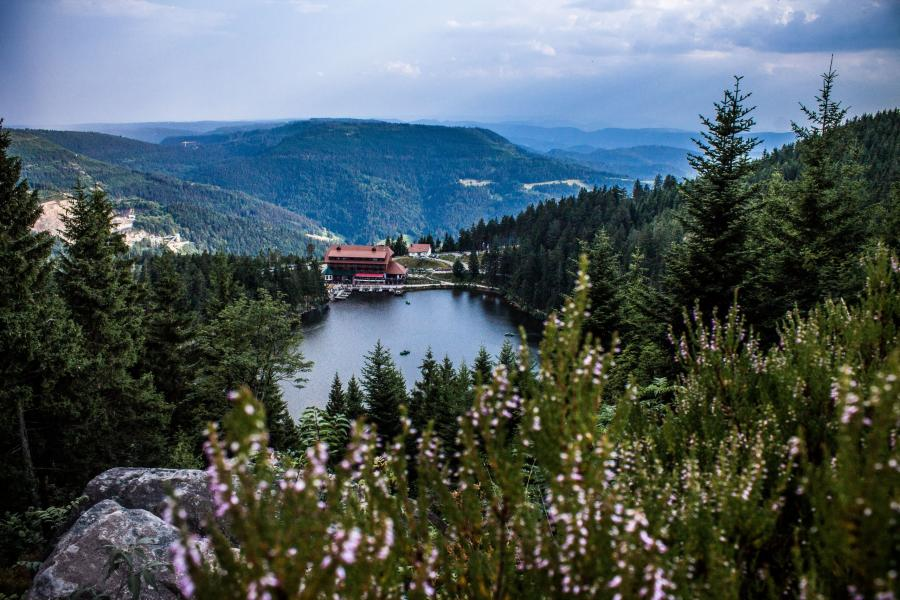
#> input picture Sliding BlackBox/See_Sommer_resize.jpg, 900 x 600 px
$ python create_sbb_images.py
#> lines starting #> are read from the running program, lines starting #| are printed output that depends on the picture; after the words box and inside, x2 and y2 are one past the last pixel; in counts of white or black regions, pixels touching at a corner belong together
# This script generates masked images from an input image by creating sliding black boxes of specified dimensions and positions, saving the resulting images in an output folder.

import cv2
import numpy as np
import os

def generate_masked_images(input_image_path, output_folder):
#> called with input_image_path = 'Sliding BlackBox/See_Sommer_resize.jpg', output_folder = 'Sliding BlackBox/sbb_images'
    coord_list = []  # List to store coordinates of black bars
    try:
        # Load input image
        input_image = cv2.imread(input_image_path)
#> input_image is the input picture: shape (600, 900, 3); mean B, G, R 92.9, 90.3, 77.7

        if input_image is None:
            raise Exception(f"Error loading image from path: {input_image_path}")

        # Get dimensions of input image
        height, width, _ = input_image.shape
#> height = 600; width = 900

        # Define dimensions of black bar
        bar_width = width // 6
#> bar_width = 150
        bar_height = height // 4
#> bar_height = 150

        # Create output folder if not exists
        os.makedirs(output_folder, exist_ok=True)

        # Generate 96 output images with inverted black bar mask
        for step_col in range(12):
            for step_row in range(8):
                # Calculate position of black bar based on requirements
                start_col = int(step_col * bar_width / 2)
                start_row = int(step_row * bar_height / 2)

                # Create mask for black bar
                mask = np.zeros((height, width), dtype=np.uint8)
                mask[start_row:start_row + bar_height, start_col:start_col + bar_width] = 255

                # Invert the mask
                inverted_mask = cv2.bitwise_not(mask)

                # Generate output image by applying inverted mask
                output_image = cv2.bitwise_and(input_image, input_image, mask=inverted_mask)

                # Print coordinates and size of black area
                print(f"Step {step_col * 8 + step_row + 1}:")
                print(f"   Top left coordinate: ({start_col}, {start_row})")
                print(f"   Width: {bar_width}, Height: {bar_height}")
                coord_list.append((start_col, start_row))

                step = (((step_col * 8) + 1) + (step_row + 1) - 2)

                # Save output image in output folder
                output_path = os.path.join(output_folder, f"See_Sommer_resize_output_{step}.jpg")
                cv2.imwrite(output_path, output_image)
                print("   Image saved as:", output_path)
#> this loop made 12 passes
#> pass 1, in generate_masked_images, `cv2.imwrite(output_path, output_image)`:
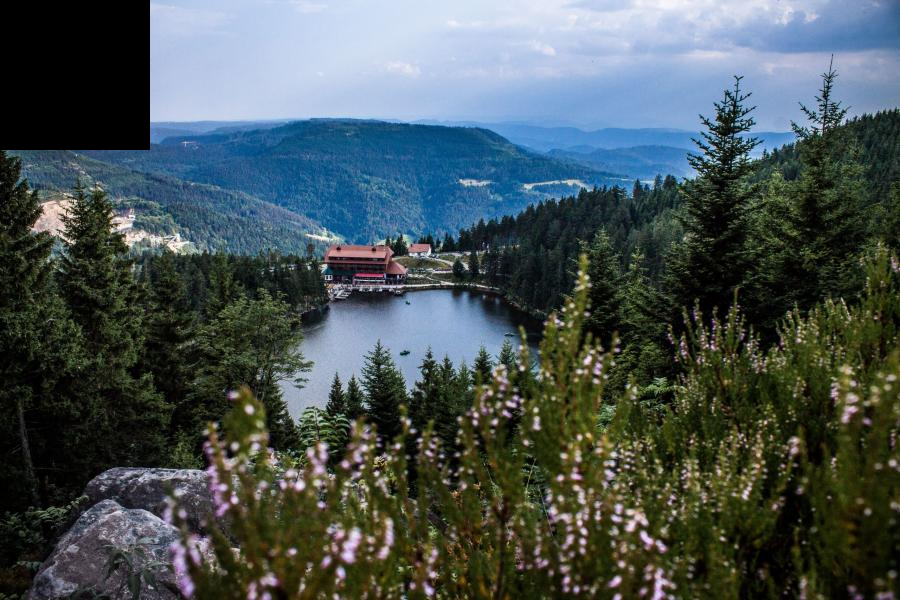
#> saved as See_Sommer_resize_output_0.jpg: shape (600, 900, 3); mean B, G, R 84.9, 83.8, 72
#> pass 1, in generate_masked_images, `cv2.imwrite(output_path, output_image)`:
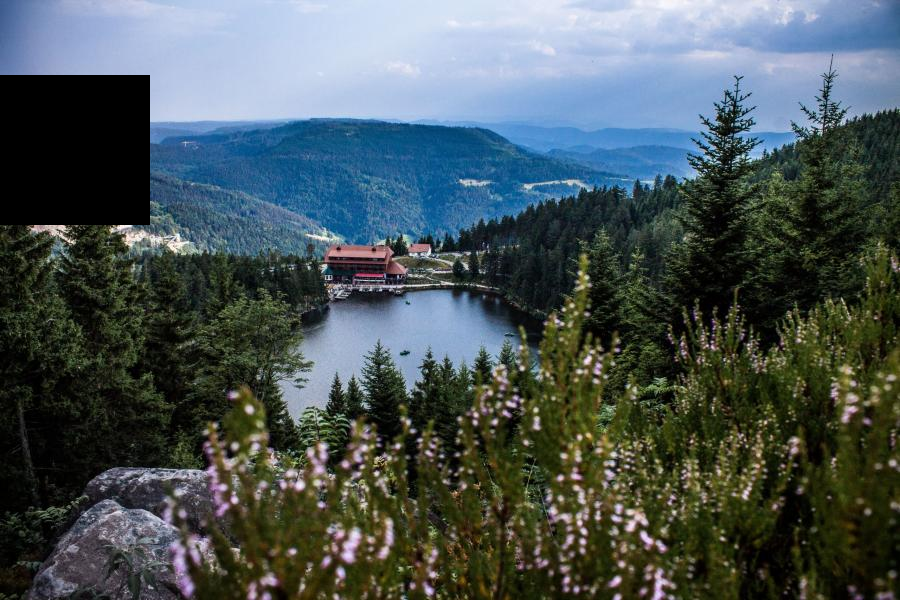
#> saved as See_Sommer_resize_output_1.jpg: shape (600, 900, 3); mean B, G, R 87.2, 85.4, 73.5
#> pass 1, in generate_masked_images, `cv2.imwrite(output_path, output_image)`:
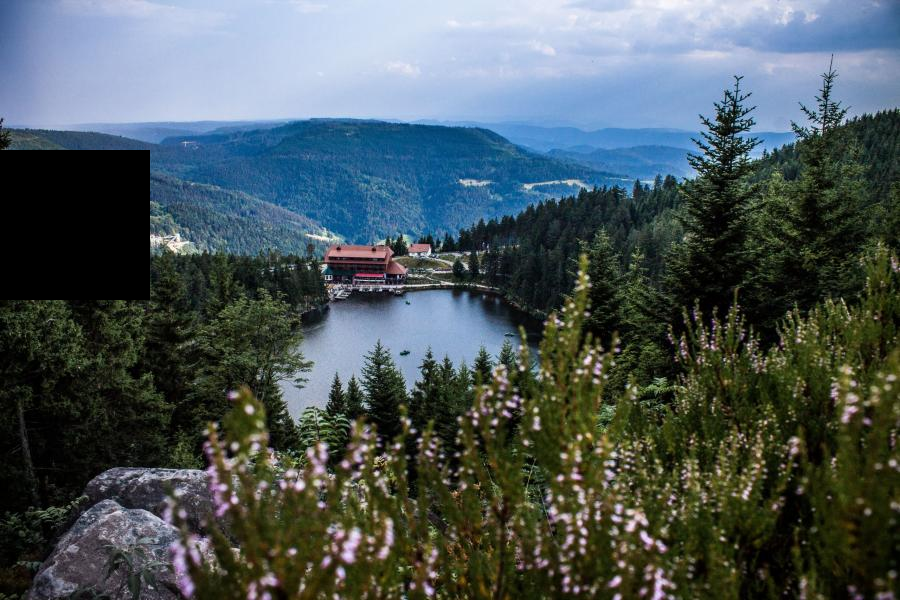
#> saved as See_Sommer_resize_output_2.jpg: shape (600, 900, 3); mean B, G, R 90.1, 87.4, 75.2
#> pass 1, in generate_masked_images, `cv2.imwrite(output_path, output_image)`:
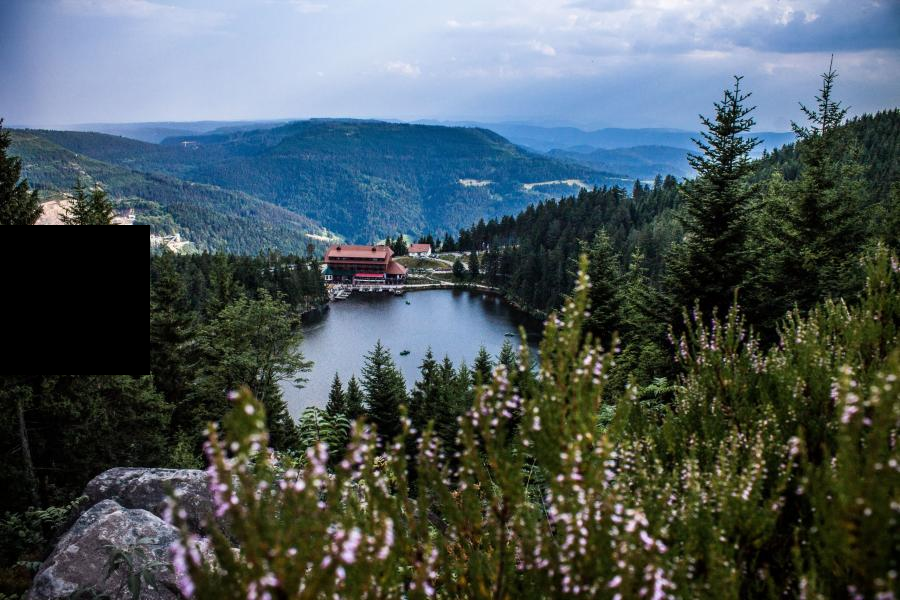
#> saved as See_Sommer_resize_output_3.jpg: shape (600, 900, 3); mean B, G, R 91.5, 88.4, 76
#> after the loop:
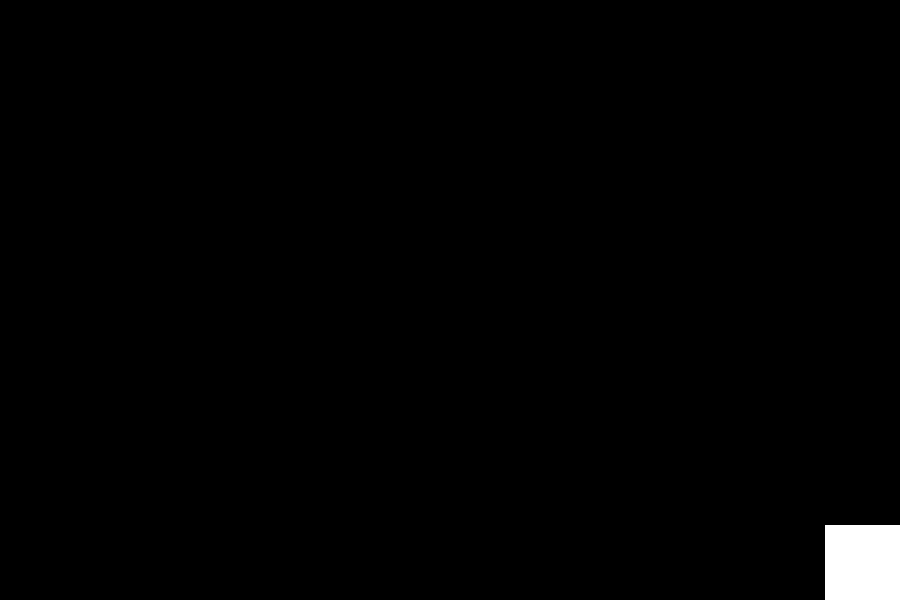
#> mask: shape (600, 900); 1% white; 1 white region, box (x1, y1, x2, y2) and area: (825, 525, 900, 600) 5625
#> after the loop, coord_list = 96 pairs, first value 0 to 825, second value 0 to 525

    except Exception as e:
        print(f"Error: {e}")

    return coord_list, bar_width, bar_height

if __name__ == "__main__":
    # Determine current script path
    curr_path = os.path.dirname(os.path.realpath(__file__))

    # Create paths for input image and output folder
    input_image_path = os.path.join(curr_path, "See_Sommer_resize.jpg")
    output_folder = os.path.join(curr_path, "sbb_images")

    coord_list, bar_width, bar_height = generate_masked_images(input_image_path, output_folder)
#> bar_width = 150; bar_height = 150
    print(coord_list)
    print(bar_width, bar_height)
    #return coord_list, bar_width, bar_height
